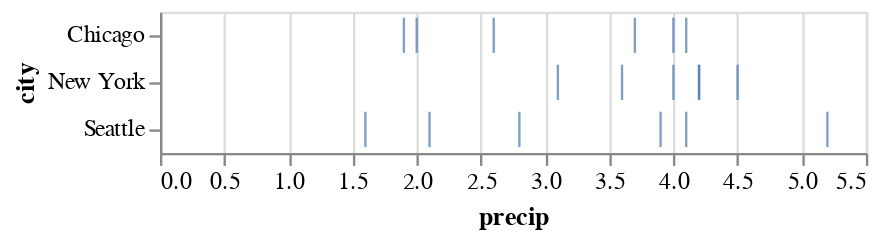

Notebook code cell kept with this figure:
### Code cell
alt.Chart(weather).mark_tick().encode(
    x='precip',
    y='city'
)

### Figure 1 — Vega-Lite specification as saved in the notebook (floating-point values rounded to 4 significant figures)
{"config": {"view": {"continuousWidth": 300, "continuousHeight": 300}}, "data": {"name": "data-a0edf122470d64c801b829f5c0e672f9"}, "mark": {"type": "tick"}, "encoding": {"x": {"field": "precip", "type": "quantitative"}, "y": {"field": "city", "type": "nominal"}}, "$schema": "https://vega.github.io/schema/vega-lite/v5.20.1.json", "datasets": {"data-a0edf122470d64c801b829f5c0e672f9": [{"city": "Seattle", "month": "Jan", "precip": 5.2, "temp": 42}, {"city": "Seattle", "month": "Feb", "precip": 3.9, "temp": 45}, {"city": "Seattle", "month": "Mar", "precip": 4.1, "temp": 50}, {"city": "Seattle", "month": "Apr", "precip": 2.8, "temp": 55}, {"city": "Seattle", "month": "May", "precip": 2.1, "temp": 62}, {"city": "Seattle", "month": "Jun", "precip": 1.6, "temp": 68}, {"city": "New York", "month": "Jan", "precip": 3.6, "temp": 35}, {"city": "New York", "month": "Feb", "precip": 3.1, "temp": 38}, {"city": "New York", "month": "Mar", "precip": 4.2, "temp": 48}, {"city": "New York", "month": "Apr", "precip": 4.0, "temp": 58}, {"city": "New York", "month": "May", "precip": 4.5, "temp": 68}, {"city": "New York", "month": "Jun", "precip": 4.2, "temp": 77}, {"city": "Chicago", "month": "Jan", "precip": 2.0, "temp": 28}, {"city": "Chicago", "month": "Feb", "precip": 1.9, "temp": 32}, {"city": "Chicago", "month": "Mar", "precip": 2.6, "temp": 42}, {"city": "Chicago", "month": "Apr", "precip": 3.7, "temp": 52}, {"city": "Chicago", "month": "May", "precip": 4.1, "temp": 64}, {"city": "Chicago", "month": "Jun", "precip": 4.0, "temp": 74}]}}
